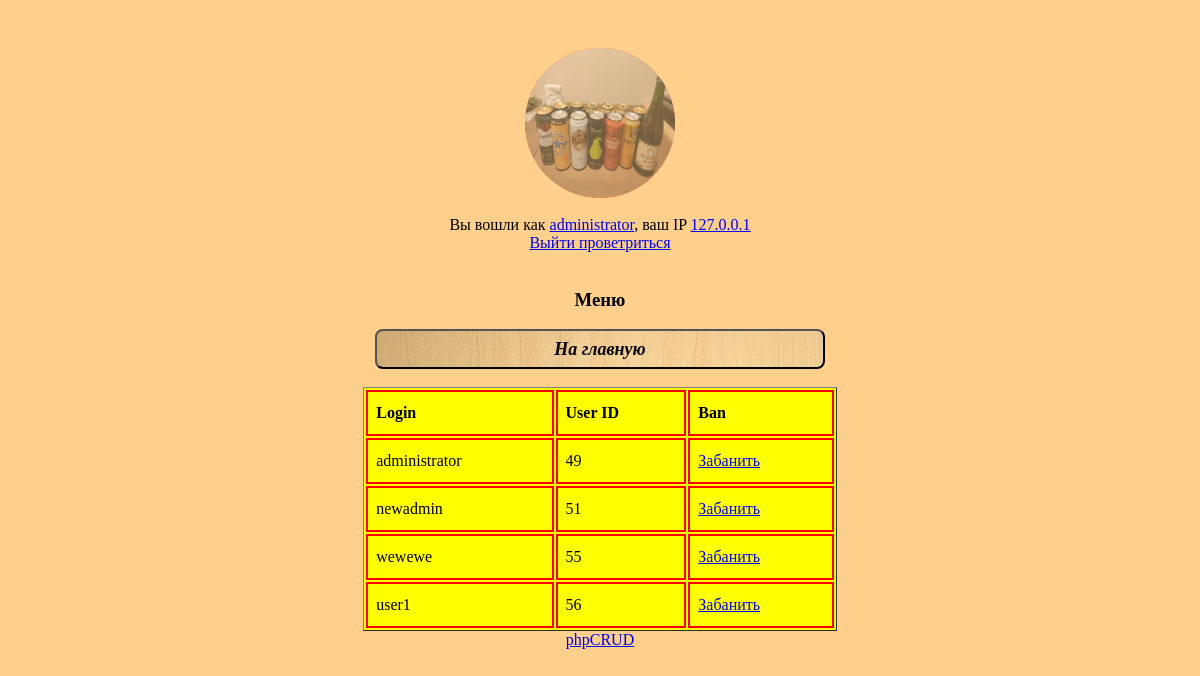
Page /members.php (signed in) on the committed database.
### tables this page shows
CREATE TABLE `user` (
  `login` text NOT NULL,
  `password` varchar(255) NOT NULL,
  `user_id` int(11) NOT NULL,
  `log` varchar(255) DEFAULT NULL,
  `role` varchar(15) NOT NULL,
  `ban` varchar(3) DEFAULT NULL,
  `userpic` varchar(255) DEFAULT NULL
);

### config.php (called while the page is built, shortened)
<?php
$db_host='localhost';
$db_name='cdrom';
$db_login='root';
$db_pass='vertrigo';
$connect_mysql_base = new mysqli($db_host, $db_login, $db_pass, $db_name);
function queryMysql($query)	{
	global $connect_mysql_base;
	$result = $connect_mysql_base->query($query);
	return $result;
}

### User.class.php (the view, shortened to what this page needs)
<?php
function checkAuth() {
    if (empty($_SESSION['login']) || empty ($_SESSION['user_id']) || empty ($_SESSION['role'])) {
	header('Location: auth.php');
    }
    else {
        $client_ip = $_SERVER['REMOTE_ADDR'];
	$user_id = $_SESSION['user_id'];
	$current_user = $_SESSION['login'];
	$role = $_SESSION['role'];
    }
return $userdata = ['current_user'=>"$current_user", 'user_id'=>"$user_id", 'role'=>"$role", 'client_ip'=>"$client_ip"];
}
function getMembersList() {
    if ($_SESSION['role'] == "admin") {
        echo "<div align='center'>";
        $s = queryMysql("SELECT * FROM user ORDER by user_id");
        echo "<table border='1' width='40%' bgcolor='yellow'>";
        echo "<tr><td><b>Login</b></td> <td><b>User ID</b></td> <td><b>Ban</b></td>";
        echo "</tr>";
        for ($c=0; $c<$s->num_rows; $c++) {
            echo "<tr>";
            $f = $s->fetch_array();
            $banned = $f['ban'];
            if ($banned == '') {
                    $banned = "<a href='?ban=$f[user_id]'>Забанить</a>";
            }
            else {$banned = "<a href='?unban=$f[user_id]'>Разбанить</a>";}
            echo "<td>$f[login]</td> <td>$f[user_id]</td><td>$banned</td>";
            echo "</tr>";
        }
        echo "</table>";
    }
    else {echo "Доступ запрещён";}
}
function getUserPic(){
   $s = queryMysql("SELECT userpic FROM user WHERE login = '$_SESSION[login]'");
   $f = $s->fetch_array();
   $path = "<a title='Смена аватара' href='upload_pic.php'><img class='avatar' width='150px' height='150px' src='$f[userpic]'></a>";
   return $path;
}
function shortUserInfo(){
    $userdata = checkAuth();
    $current_user = $userdata['current_user'];
    $client_ip = $userdata['client_ip'];
    $random_otvet = rand(1,5);
    switch ($random_otvet) {
        case 1:
                $random_logout_text = "Выйти проветриться";
                break;
    }
    $userpic = getUserPic();
    echo "$userpic<br><br> Вы вошли как <a title = 'Нажмите для подробной информации' href='user.php'>$current_user</a>, ваш IP <a target='blank' href='https://ip.osnova.news/?ip=$client_ip'>$client_ip</a>";
    echo "<br><a href='?sign_out'>$random_logout_text</a><br><br>";
}

### style.css (style rules this page uses)
body { position:relative; top: 40px; background:#FFCF8C; color:#000000; text-align:center; }
.avatar { border-radius: 98px 98px 98px 98px; opacity: 0.6; background:red; }
td { border: 2px solid red; padding: 8px; padding-top: 12px; padding-bottom: 12px; text-align: left; background-color: #f8d43f8ffdb; color: black; }

### rows in the picture
user: userpic (picture), login "administrator", user_id "49"
user: login "newadmin", user_id "51"
user: login "wewewe", user_id "55"
user: login "user1", user_id "56"

### other values in the picture
$current_user "administrator"
$client_ip "127.0.0.1"
$random_logout_text "Выйти проветриться"
